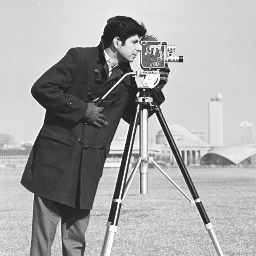
//> input picture Filtros Trabalho/cameraman.jpg, 256 x 256 px
$ ./histograma cameraman.jpg   (built with g++ and OpenCV 4)
//> lines starting //> are read from the running program, lines starting //| are printed output that depends on the picture
//g++ histograma.cpp -o histograma `pkg-config --cflags --libs opencv`

#include <iostream>
#include <math.h>
#include <algorithm>
#include <fstream>

#include <opencv2/core/core.hpp>
#include <opencv2/highgui/highgui.hpp>
#include <opencv2/imgproc/imgproc.hpp>


using namespace std;
using namespace cv;

int main(int argc, char** argv){

  String imageName;
  if(argc > 1) imageName = argv[1];

  Mat img = imread(imageName, CV_LOAD_IMAGE_GRAYSCALE);
//> img is the input picture: 256 rows x 256 cols, CV_8UC1; min 22, max 255, mean 166.9
	//Mat img = imread("cameraman.jpg", CV_LOAD_IMAGE_GRAYSCALE);

   //	imshow("img", img);

   	int hist_w = 512;
   	int hist_h = 256;

    Mat img2 = img.clone();

    int hist[256] = {};
    int histEqual[256] = {};

    int pixel;

    for(int i = 0; i< img.rows; i++){
    	for(int j = 0; j< img.cols; j++){
    		pixel = img.at<uchar>(i,j);
    		hist[pixel] = hist[pixel]+ 1;
    	}
    }
//> this loop made 256 passes
//> pixel on passes 1 to 3: 213, 214, 208
//> after the loop, pixel = 216; hist = 256 values, max 2596 at index 214, min 0 at index 0, mean 256


    ofstream file;
    file.open ("histograma.txt");
    //gnuplot plot "histograma.txt" w l

   //salva os dados do histograma em um arquivo;
    for(int i = 0; i<256; i++){
    	file << i << " "<< hist[i] << endl;
    }

    file.close();

    equalizeHist(img, img2);
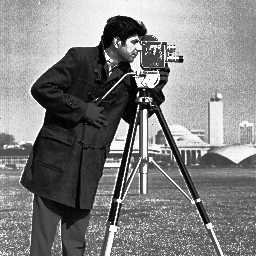
//> img2: 256 rows x 256 cols, CV_8UC1; min 0, max 255, mean 129.2

    for(int i = 0; i< img.rows; i++){
      for(int j = 0; j< img.cols; j++){
        pixel = img2.at<uchar>(i,j);
        histEqual[pixel] = histEqual[pixel]+ 1;
      }
    }
//> this loop made 256 passes
//> pixel on passes 1 to 3: 167, 177, 138
//> after the loop, pixel = 196; histEqual = 256 values, max 2596 at index 177, min 0 at index 3, mean 256

    ofstream file2;
    file2.open ("histogramaEqualizado.txt");
    //gnuplot plot "histogramaEqualizado.txt" w l

   //salva os dados do histograma em um arquivo;
    for(int i = 0; i<256; i++){
      file2 << i << " "<< histEqual[i] << endl;
    }

    file2.close();

    //imshow("Equalizada", img2);


  imwrite("output/histo.jpg",img);
  imwrite("output/equalizada.jpg",img2);

   	waitKey(0);
   	return 0;

}

$ run again, with Filtros Trabalho/borboleta.jpg copied over Filtros Trabalho/cameraman.jpg
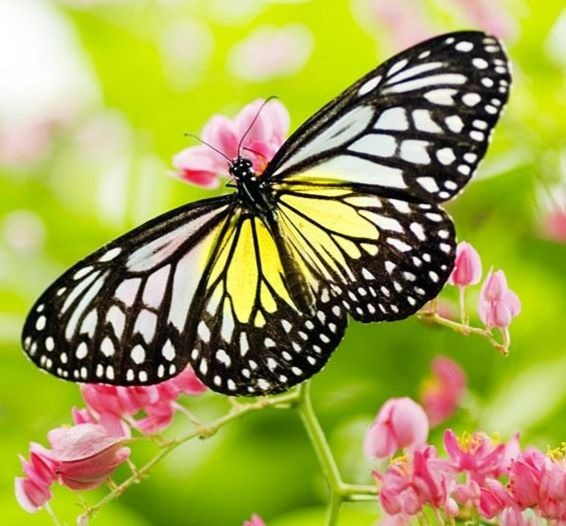
//> input picture Filtros Trabalho/borboleta.jpg, 566 x 526 px
//> `Mat img = imread(imageName, CV_LOAD_IMAGE_GRAYSCALE);`:
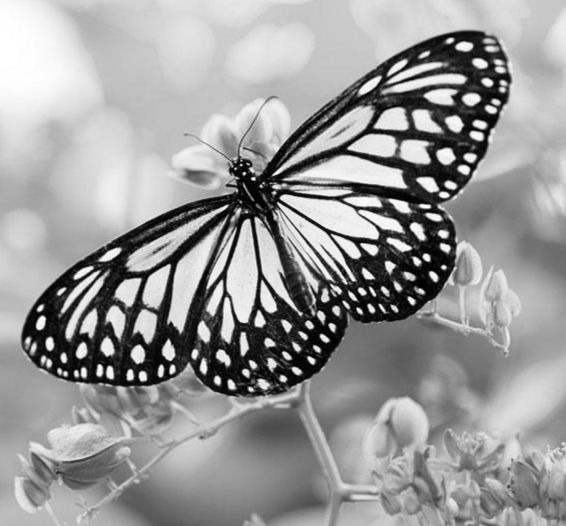
//> img: 526 rows x 566 cols, CV_8UC1; min 0, max 255, mean 153.6
//> the loop `for(int i = 0; i< img.rows; i++)` made 526 passes
//> pixel on passes 1 to 3: 196, 196, 196
//> after the loop `for(int i = 0; i< img.rows; i++)`: pixel = 145; hist = 256 values, max 3308 at index 201, min 185 at index 70, mean 1163
//> `equalizeHist(img, img2);`:
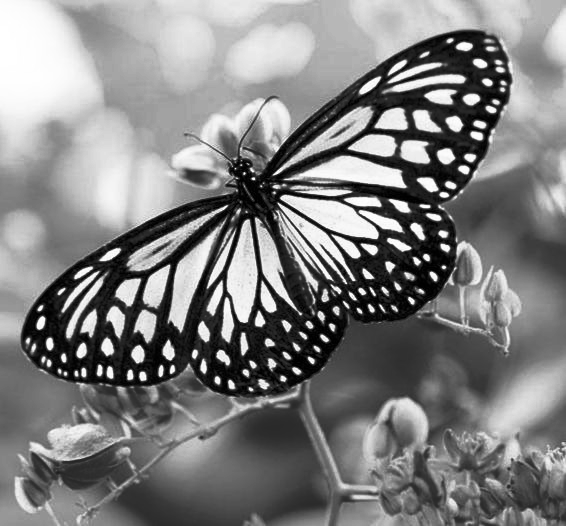
//> img2: 526 rows x 566 cols, CV_8UC1; min 0, max 255, mean 128
//> the loop `for(int i = 0; i< img.rows; i++)` made 526 passes
//> pixel on passes 1 to 3: 170, 170, 170
//> after the loop `for(int i = 0; i< img.rows; i++)`: pixel = 94; histEqual = 256 values, max 3308 at index 183, min 0 at index 17, mean 1163
